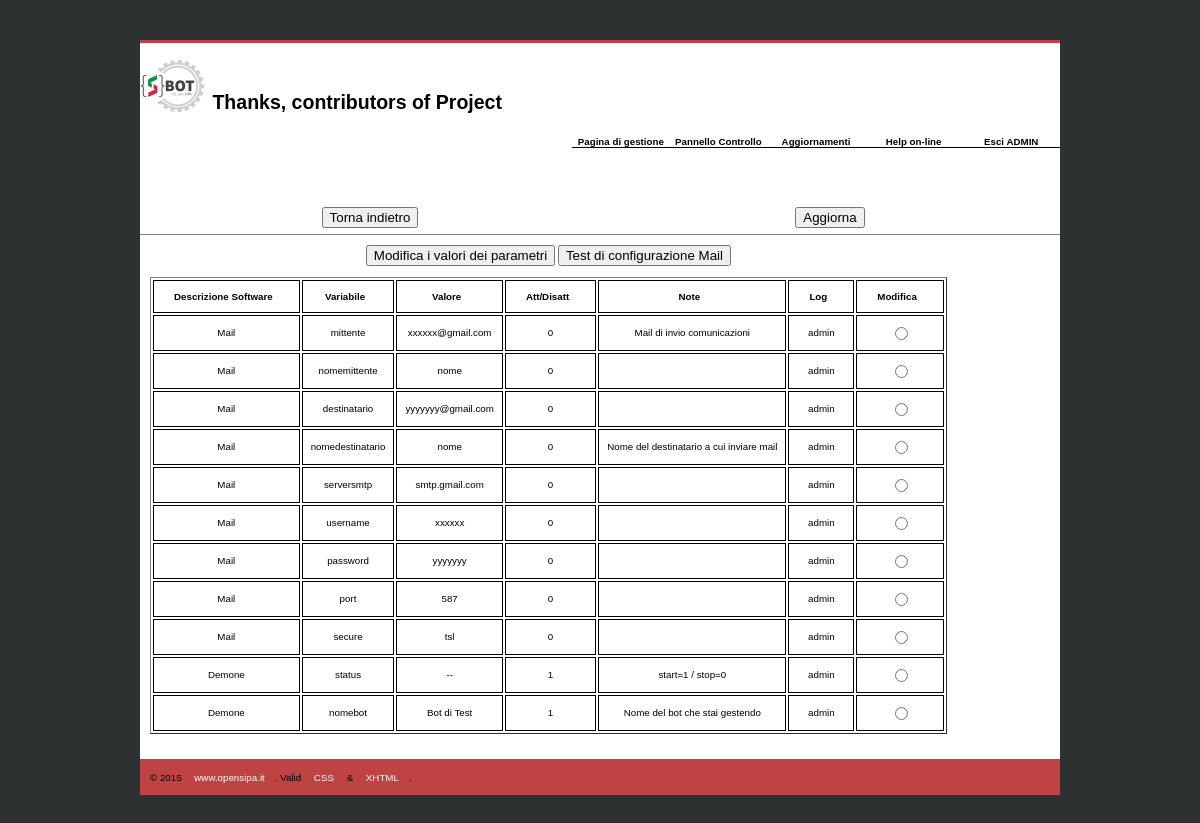
Page /panel.php (signed in) on the committed database.
### tables this page shows
CREATE TABLE `software_config` (
  `ID` int(11) NOT NULL,
  `SoftDesc` varchar(50) DEFAULT NULL,
  `Code` varchar(20) DEFAULT NULL,
  `Param` varchar(50) DEFAULT NULL,
  `Number` int(2) DEFAULT NULL,
  `Note` varchar(200) DEFAULT NULL,
  `Active` tinyint(1) NOT NULL DEFAULT '1',
  `Log` varchar(50) DEFAULT NULL,
  `DateUpdt` datetime DEFAULT NULL
);

### functions/functionDb.php (called while the page is built, shortened)
<?php
function dbParamExtraction($function)
{
    try {
        $conn=getDbConnection();
        $sql = "SELECT Code, Param, SoftDesc, Active, Log, ID, Note, Number FROM `software_config` WHERE $function";
        $stmt = $conn->prepare($sql);
        $stmt->execute();
        $tableParam=array();
        while ($riga=$stmt->fetch(PDO::FETCH_ASSOC)) {
            $tableParam[]=$riga;
        }
    } catch (Exception $ex) {
        return $ex->getMessage();
    }
    return ($tableParam);
}
function getDbConnection() {
    try {
        $mysqlConn = new PDO('mysql:dbname='.$GLOBALS['mysql_db'].';port='.$GLOBALS['mysql_port'].';host='.$GLOBALS['mysql_host'],$GLOBALS['mysql_user'],$GLOBALS['mysql_pass']);
        $mysqlConn->setAttribute(PDO::ATTR_ERRMODE, PDO::ERRMODE_EXCEPTION);
        $mysqlConn->setAttribute(PDO::ATTR_EMULATE_PREPARES, false);
    } catch (PDOException $e) {
        die('Connessione fallita al DB. Non posso proseguire');
    }
    return $mysqlConn;
}

### panel.php (the view, shortened to what this page needs)
<?php
include ('theme/header.php');
include ('functions/functionDb.php');
?>
<div id="content" class="clearfix">
    <div class="content-row">
        <form method="post" action="panel.php">
        <div align="center">
        <button type='submit' name='Valori' value='Valori' />Modifica i valori dei parametri</button>
        <button type='submit' name='Test' value='Test' />Test di configurazione Mail</button>
        </div>
        <br>
        <table border="1" align="center" id="order">
            <thead>
                <tr>
                <th><span>Descrizione Software</span></th>
                <th><span>Variabile</span></th>
                <th><span>Valore</span></th>
                <th><span>Att/Disatt</span></th>
                <th><span>Note</span></th>
                <th><span>Log</span></th>
                <th><span>Modifica</span></th>
                </tr>
            </thead>
            <tbody>
            <?php $extractParam = dbParamExtraction("SoftDesc is not null");
            foreach ($extractParam as $extract) {
                echo'<tr class="align">'
                .   '<td>'.$extract['SoftDesc'].'</td>'
                .   '<td>'.$extract['Code'].'</td>'
                .   '<td>'.$extract['Param'].'</td>'
                .   '<td>'.$extract['Active'].'</td>'
                .   '<td>'.$extract['Note'].'</td>'
                .   '<td>'.$extract['Log'].'</td>'
                .   '<td><input type="radio" name="ID" value="'.$extract['ID'].'" /></td>'
                .   '</tr>';
            }
            ?>
            </tbody>
        </table>
        </form>
    </div>
</div>
<?php include ('theme/footer.php');?>

### theme/css/stile.css (style rules this page uses)
html { font-size: 61%; font-family: helvetica, arial, verdana, sans-serif; min-height: 100%; }
body { background:#2e3131; padding:0; margin:0; }
div#footer:after, div.content-row:after, .clearfix:after { content: "."; display: block; height: 0; clear: both; visibility: hidden; }
.clearfix { display: inline-block; }
.clearfix { display: block; }
div#content { width:900px; height:auto; background:#fff; padding:0 10px 20px 10px; }
div.content-row { display:block; background:#fff; padding:5px 0; float:left; }
#order thead { cursor: pointer; }
#order thead tr th span { padding-right: 16px; background-repeat: no-repeat; background-position: 90% 90%; }
#order thead tr th { font-weight: bold; padding: 10px 10px; padding-left: 20px; }
#order tbody tr td { text-align: center; padding: 8px 8px; }
#tbcenter table, td, tr, th { margin-left:auto; margin-right:auto; border: 1px solid black; text-align: center; }

### rows in the picture
software_config: SoftDesc "Mail", Code "mittente", Param "xxxxxx@gmail.com", Active "0", Note "Mail di invio comunicazioni", Log "admin"
software_config: SoftDesc "Mail", Code "nomemittente", Param "nome", Active "0", Log "admin"
software_config: SoftDesc "Mail", Code "destinatario", Param "yyyyyyy@gmail.com", Active "0", Log "admin"
software_config: SoftDesc "Mail", Code "nomedestinatario", Param "nome", Active "0", Note "Nome del destinatario a cui inviare mail", Log "admin"
software_config: SoftDesc "Mail", Code "serversmtp", Param "smtp.gmail.com", Active "0", Log "admin"
software_config: SoftDesc "Mail", Code "username", Param "xxxxxx", Active "0", Log "admin"
software_config: SoftDesc "Mail", Code "password", Param "yyyyyyy", Active "0", Log "admin"
software_config: SoftDesc "Mail", Code "port", Param "587", Active "0", Log "admin"
software_config: SoftDesc "Mail", Code "secure", Param "tsl", Active "0", Log "admin"
software_config: SoftDesc "Demone", Code "status", Param "--", Active "1", Note "start=1 / stop=0", Log "admin"
software_config: SoftDesc "Demone", Code "nomebot", Param "Bot di Test", Active "1", Note "Nome del bot che stai gestendo", Log "admin"

### other values in the picture
$_SESSION['username'] "ADMIN"
